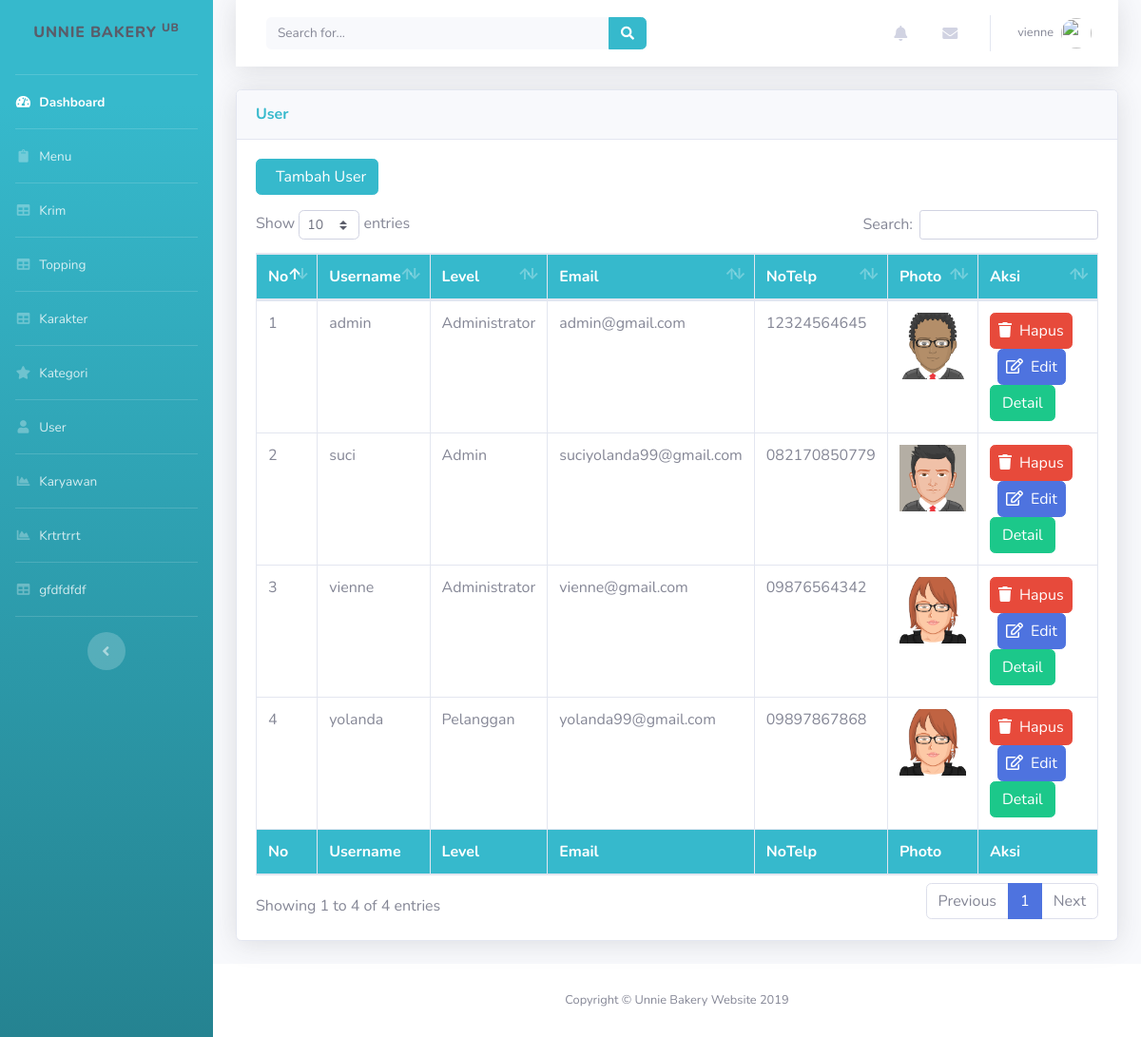
Screenshot of /index.php?p=user (signed in) with the database file from the repository.
### tables this page shows
CREATE TABLE `user` (
  `username` varchar(30) NOT NULL,
  `password` varchar(32) NOT NULL,
  `level` varchar(15) NOT NULL,
  `email` varchar(40) NOT NULL,
  `notelp` varchar(15) NOT NULL,
  `foto` varchar(100) NOT NULL
);

### userView.php (the view, shortened to what this page needs)
<div class="card shadow mb-4">
            <div class="card-header py-3">
              <h6 class="m-0 font-weight-bold text-info">User</h6>
            </div>
            <div class="card-body">
              <div class="table-responsive">
              <?php
              $page=isset($_GET['page'])?$_GET['page']:'list';
              switch ($page) {
              case 'list':
          ?>
            <p><a href="?p=user&page=entri" class="btn btn-info"><i class="fasfa-save mr-2"></i>Tambah User</a></p>
          <table class="table table-bordered" id="dataTable" width="100%" cellspacing="0">
                  <thead class="bg-info text-white">
                    <tr>
                        <th>No</th>
                        <th>Username</th>
                        <th>Level</th>
                        <th>Email</th>
                        <th>NoTelp</th>
                        <th>Photo</th>
                        <th>Aksi</th>
                    </tr>
                  </thead>
                  <tfoot class="bg-info text-white">
                    <tr>
                        <th>No</th>
                        <th>Username</th>
                        <th>Level</th>
                        <th>Email</th>
                        <th>NoTelp</th>
                        <th>Photo</th>
                        <th>Aksi</th>
                    </tr>
                  </tfoot>
                  <tbody>
                  <?php
                  include('koneksi.php');
                  $data = mysqli_query($koneksi,"select * from user");
                  $i =1;
                  while ($row=mysqli_fetch_array($data)) {
                 ?>
                 <tr>
                        <td><?php echo $i?></td>
                                <td><?php echo $row['username']?></td>
                                <td><?php echo $row['level']?></td>
                                <td><?=$row['email']?></td>
                                <td><?=$row['notelp']?></td>
                                <td><img src="gambar/<?=$row['foto']?>" width="70px" height="70px"></td>
                                <td>
                                <a href="userController.php?aksi=hapus&username=<?php echo $row['username']?>" class="btn btn-danger pr-2 pl-2" onclick="return confirm('Anda yakin ingin menghapus')"><i class="fas fa-trash mr-2"></i>Hapus</a>
                                <a href="?p=user&page=update&username=<?php echo $row['username']?>" class="btn btn-primary ml-2 pr-2 pl-2"><i class="far fa-edit mr-2"></i>Edit</a>
                                <a href="" class="btn btn-success">Detail</a>
                                </td>
                            </tr>
                            <?php $i++;}?>
                  </tbody>
                </table>
                <?php
                  break;
                  ?>
                    <?php
                      }
                    ?>
              </div>
            </div>
          </div>

### index.php (shortened to what this page needs)
<?php session_start();
    if(!isset($_SESSION['user'])){
        header("location:login.php");
    }else{
?>
 <link href="vendor/fontawesome-free/css/all.min.css" rel="stylesheet" type="text/css">
  <link href="css/sb-admin-2.min.css" rel="stylesheet">
  <link href="vendor/datatables/dataTables.bootstrap4.min.css" rel="stylesheet">
<body id="page-top">
  <div id="wrapper">
    <?php
            include('sidebar.php');
          ?>
    <div id="content-wrapper" class="d-flex flex-column">
      <div id="content">
        <div class="container-fluid">
        <?php
            include('header.php');
            if(isset($_GET['p'])){
              $p = $_GET['p'];
              switch($p){
                case 'user':
                  include('userView.php');
                break;
              }
            }
          ?>
        </div>
      </div>
      <?php
            include('footer.php');
          ?>
    </div>
  </div>
</body>
</html>
<?php
  }
 ?>

### sidebar.php
<ul class="navbar-nav bg-gradient-info sidebar sidebar-dark accordion" id="accordionSidebar">
<h4 class="sidebar-brand d-flex align-items-center justify-content-center">
  <div class="sidebar-brand-text text-dark mx-3">Unnie Bakery <sup>ub</sup></div>
</h4>
<hr class="sidebar-divider my-0">
<li class="nav-item active">
  <a class="nav-link" href="index.php?p=dashboard">
    <i class="fas fa-fw fa-tachometer-alt"></i>
    <span>Dashboard</span></a>
</li>
<hr class="sidebar-divider my-0">
<li class="nav-item">
  <a class="nav-link" href="index.php?p=menu">
    <i class="fas fa-fw fa-clipboard"></i>
    <span>Menu</span>
  </a>
</li>
<hr class="sidebar-divider my-0">
<li class="nav-item">
  <a class="nav-link" href="index.php?p=krim">
    <i class="fas fa-fw fa-table"></i>
    <span>Krim</span></a>
</li>
<hr class="sidebar-divider my-0">
<li class="nav-item">
  <a class="nav-link" href="index.php?p=topping">
    <i class="fas fa-fw fa-table"></i>
    <span>Topping</span></a>
</li>
<hr class="sidebar-divider my-0">
<li class="nav-item">
  <a class="nav-link" href="index.php?p=karakter">
    <i class="fas fa-fw fa-table"></i>
    <span>Karakter</span></a>
</li>
<hr class="sidebar-divider my-0">
<li class="nav-item">
  <a class="nav-link collapsed" href="index.php?p=kategori">
    <i class="fas fa-fw fa-star"></i>
    <span>Kategori</span>
  </a>
</li>
<hr class="sidebar-divider my-0">
<li class="nav-item">
  <a class="nav-link collapsed" href="index.php?p=user">
    <i class="fas fa-fw fa-user"></i>
    <span>User</span>
  </a>
</li>
<hr class="sidebar-divider my-0">
<li class="nav-item">
  <a class="nav-link" href="index.php?p=karyawan">
    <i class="fas fa-fw fa-chart-area"></i>
    <span>Karyawan</span></a>
</li>
<hr class="sidebar-divider my-0">
<li class="nav-item">
  <a class="nav-link" href="index.php?p=karyawan">
    <i class="fas fa-fw fa-chart-area"></i>
    <span>Krtrtrrt</span></a>
</li>
<hr class="sidebar-divider my-0">
<li class="nav-item">
  <a class="nav-link" href="#">
    <i class="fas fa-fw fa-table"></i>
    <span>gfdfdfdf</span></a>
</li>
<hr class="sidebar-divider d-none d-md-block">
<div class="text-center d-none d-md-inline">
  <button class="rounded-circle border-0" id="sidebarToggle"></button>
</div>
</ul>

### header.php (shortened to what this page needs)
<!DOCTYPE html>
<html lang="en">
<head>
  <link href="vendor/fontawesome-free/css/all.min.css" rel="stylesheet" type="text/css">
  <link href="css/sb-admin-2.min.css" rel="stylesheet">
</head>
<nav class="navbar navbar-expand navbar-light bg-white topbar mb-4 static-top shadow">
          <form class="d-none d-sm-inline-block form-inline mr-auto ml-md-3 my-2 my-md-0 mw-100 navbar-search">
            <div class="input-group">
              <input type="text" class="form-control bg-light border-0 small" placeholder="Search for..." aria-label="Search" aria-describedby="basic-addon2">
              <div class="input-group-append">
                <button class="btn btn-info" type="button">
                  <i class="fas fa-search fa-sm"></i>
                </button>
              </div>
            </div>
          </form>
          <ul class="navbar-nav ml-auto">
            <li class="nav-item dropdown no-arrow mx-1">
              <a class="nav-link dropdown-toggle" href="#" id="alertsDropdown" role="button" data-toggle="dropdown" aria-haspopup="true" aria-expanded="false">
                <i class="fas fa-bell fa-fw"></i>
              </a>
            </li>
            <li class="nav-item dropdown no-arrow mx-1">
              <a class="nav-link dropdown-toggle" href="#" id="messagesDropdown" role="button" data-toggle="dropdown" aria-haspopup="true" aria-expanded="false">
                <i class="fas fa-envelope fa-fw"></i>
              </a>
            </li>
            <li class="nav-item dropdown no-arrow show">
              <a class="nav-link dropdown-toggle" href="#" id="userDropdown" role="button" data-toggle="dropdown" aria-haspopup="true" aria-expanded="false">
                <span class="mr-2 d-none d-lg-inline text-gray-600 small"><?php echo ($_SESSION['user']);?></span>
                <img src="gambar/<?php echo ($_SESSION['foto']);?>" class="img-profile rounded-circle">
              </a>
            </li>
          </ul>
        </nav>

### footer.php
<footer class="sticky-footer bg-white">
        <div class="container my-auto">
          <div class="copyright text-center my-auto">
            <span>Copyright &copy; Unnie Bakery Website 2019</span>
          </div>
        </div>
      </footer>

### rows the page displays
user: username "admin", level "Administrator", email "admin@gmail.com", notelp "12324564645", foto (placeholder picture)
user: username "suci", level "Admin", email "suciyolanda99@gmail.com", notelp "082170850779", foto (picture)
user: username "vienne", level "Administrator", email "vienne@gmail.com", notelp "09876564342", foto (picture)
user: username "yolanda", level "Pelanggan", email "yolanda99@gmail.com", notelp "09897867868", foto (picture)

### other values shown
$_SESSION['user'] "vienne"
